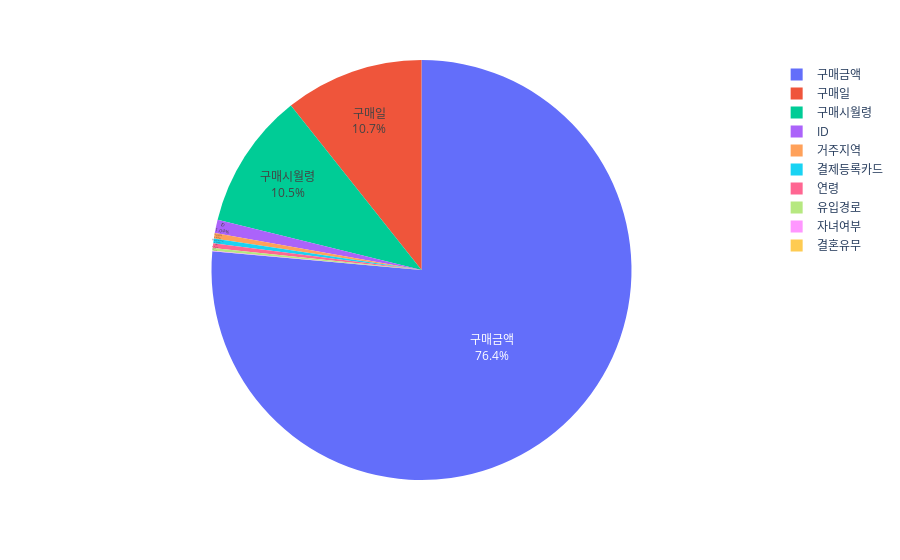

The notebook cell saved with this chart:
### Code cell
# sns.barplot(data = importance_DT, x = 'feature_names', y = '특성 중요도')
# plt.xticks(rotation = 45)

# 파이 그래프

# labels = ['구매금액','구매일','구매시월령','ID','거주지역','결제등록카드','연령','유입경로','자녀여부','결혼유무']
# plt.rcParams['figure.figsize'] = [12,10]
# explode = [0.05, 0.05, 0.05, 0.05, 0.05, 0.05, 0.05, 0.05, 0.05]
# wedgeprops={'width': 0.7, 'edgecolor': 'w', 'linewidth': 5}
# plt.pie(importance_DT['특성 중요도'].to_list(),  labels = labels, autopct='%.1f%%', startangle=300, wedgeprops=wedgeprops)
# plt.show()

# recipe = ["375 g flour",
#           "75 g sugar",
#           "250 g butter",
#           "300 g berries"]

# data = [float(x.split()[0]) for x in recipe]
# ingredients = [x.split()[-1] for x in recipe]


# def func(pct, allvals):
#     absolute = int(np.round(pct/100.*np.sum(allvals)))
#     return "{:.1f}%\n({:d} g)".format(pct, absolute)


# wedges, texts, autotexts = ax.pie(data, autopct=lambda pct: func(pct, data),
#                                   textprops=dict(color="w"))

# ax.legend(wedges, ingredients,
#           title="Ingredients",
#           loc="center left",
#           bbox_to_anchor=(1, 0, 0.5, 1))

# plt.setp(autotexts, size=8, weight="bold")

# ax.set_title("Matplotlib bakery: A pie")

# plt.show()

import plotly.express as px
# df = px.data.gapminder().query("year == 2007").query("continent == 'Americas'")
fig = px.pie(importance_DT, values='특성 중요도', names='feature_names',
# title='Population of American continent',
hover_data=['특성 중요도'], labels={'특성 중요도':'lfeature_names'})
fig.update_traces(textposition='inside', textinfo='percent+label')
fig.show()

### Figure 1 — Plotly figure (JSON) as saved in the notebook; plotly's stock layout.template omitted (floating-point values rounded to 4 significant figures)
{"data": [{"customdata": [[0.7642], [0.1069], [0.1047], [0.01037], [0.004132], [0.003641], [0.003549], [0.002223], [0.0002652], [0.0001291]], "domain": {"x": [0, 1], "y": [0, 1]}, "hovertemplate": "feature_names=%{label}<br>lfeature_names=%{customdata[0]}<extra></extra>", "labels": ["구매금액", "구매일", "구매시월령", "ID", "거주지역", "결제등록카드", "연령", "유입경로", "자녀여부", "결혼유무"], "legendgroup": "", "name": "", "showlegend": true, "textinfo": "percent+label", "textposition": "inside", "type": "pie", "values": [0.7642, 0.1069, 0.1047, 0.01037, 0.004132, 0.003641, 0.003549, 0.002223, 0.0002652, 0.0001291]}], "layout": {"legend": {"tracegroupgap": 0}, "margin": {"t": 60}}}
